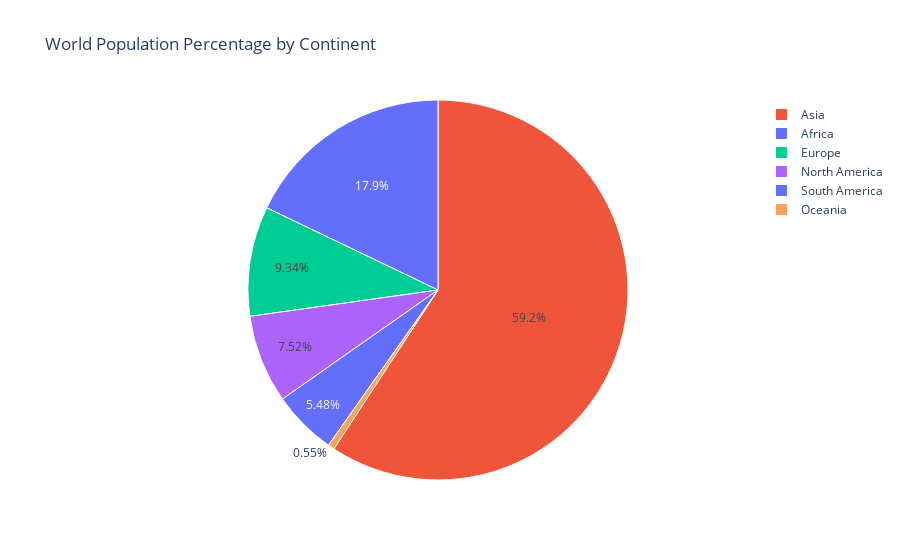

Write notebook code for a chart like this one.
### Code cell
# Define custom color palette
custom_palette = ['#636EFA', '#EF553B', '#00CC96', '#AB63FA', '#FFA15A']

# Create the pie chart
fig = go.Figure(data=[
    go.Pie(
        labels=continent_population_percentage['Continent'],
        values=continent_population_percentage['World Population Percentage']
    )
])

# Update layout
fig.update_layout(
    title='World Population Percentage by Continent',
    template='plotly',
    paper_bgcolor='rgba(255,255,255,0)',  # Set the paper background color to transparent
    plot_bgcolor='rgba(255,255,255,0)'   # Set the plot background color to transparent
)

# Update pie colors
fig.update_traces(
    marker=dict(
        colors=custom_palette,
        line=dict(color='#FFFFFF', width=1)
    )
)

# Show the plot
fig.show()

### Figure 1 — Plotly figure (JSON) as saved in the notebook; plotly's stock layout.template omitted (floating-point values rounded to 4 significant figures)
{"data": [{"labels": ["Africa", "Asia", "Europe", "North America", "Oceania", "South America"], "marker": {"colors": ["#636EFA", "#EF553B", "#00CC96", "#AB63FA", "#FFA15A"], "line": {"color": "#FFFFFF", "width": 1}}, "type": "pie", "values": [17.87, 59.19, 9.33, 7.51, 0.55, 5.48]}], "layout": {"paper_bgcolor": "rgba(255,255,255,0)", "plot_bgcolor": "rgba(255,255,255,0)", "title": {"text": "World Population Percentage by Continent"}}}
